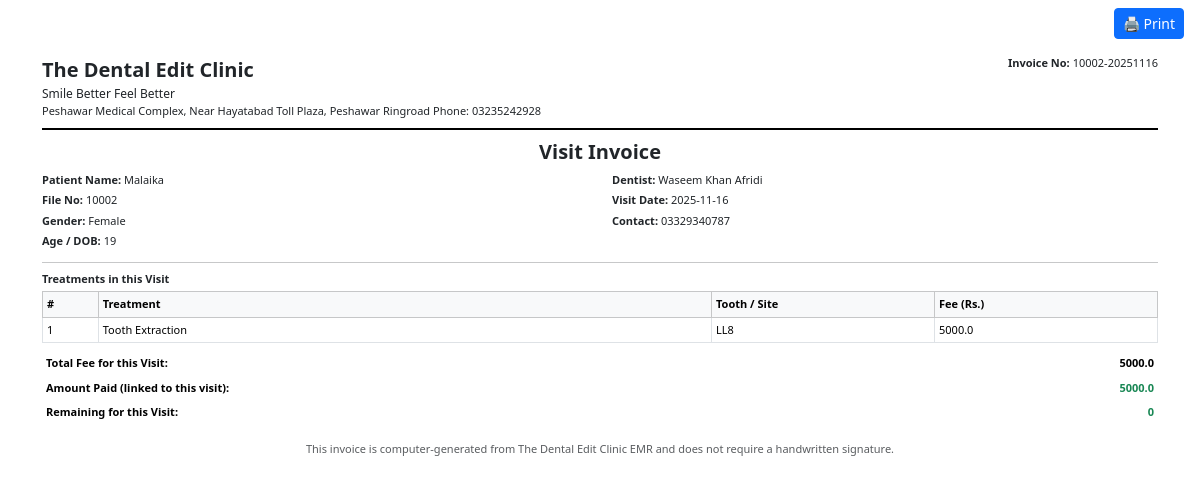
The app's page /print_visit_invoice/2 (signed in) with its own data.
### Dentaleditapp.py (models this page shows, shortened)
class Patient(db.Model):
    __tablename__ = 'patients'
    id = db.Column(db.Integer, primary_key=True)
    file_no = db.Column(db.String(50), unique=True)
    full_name = db.Column(db.String(150))
    father_or_spouse_name = db.Column(db.String(150))
    gender = db.Column(db.String(20))
    dob_or_age = db.Column(db.String(50))
    marital_status = db.Column(db.String(50))
    occupation = db.Column(db.String(100))
    contact = db.Column(db.String(50))
    email = db.Column(db.String(100))
    cnic = db.Column(db.String(20))
    address = db.Column(db.Text)
    date = db.Column(db.String(20), default=date.today().strftime("%Y-%m-%d"))
    created_by = db.Column(db.String(100))
    heart_disease = db.Column(db.String(10))
    blood_pressure = db.Column(db.String(10))
    diabetes = db.Column(db.String(10))
    asthma = db.Column(db.String(10))
    tuberculosis = db.Column(db.String(10))
    hepatitis = db.Column(db.String(10))
    bleeding_disorder = db.Column(db.String(10))
    epilepsy = db.Column(db.String(10))
    thyroid_disorder = db.Column(db.String(10))
    kidney_disease = db.Column(db.String(10))
    stomach_ulcers = db.Column(db.String(10))
    psychiatric_disorder = db.Column(db.String(10))
    medications = db.Column(db.Text)
    allergies = db.Column(db.Text)
    other_health = db.Column(db.Text)
    pregnant = db.Column(db.String(10))
    breastfeeding = db.Column(db.String(10))
    pregnancy_weeks = db.Column(db.String(20))
    surgery_history = db.Column(db.Text)
    last_dental_visit = db.Column(db.String(50))
    last_dental_reason = db.Column(db.String(50))
    treat_fillings = db.Column(db.String(10))
    treat_rct = db.Column(db.String(10))
    treat_crowns = db.Column(db.String(10))
    treat_extractions = db.Column(db.String(10))
    treat_scaling = db.Column(db.String(10))
    treat_denture = db.Column(db.String(10))
    treat_braces = db.Column(db.String(10))
    treat_implant = db.Column(db.String(10))
    treat_other = db.Column(db.String(100))
    bad_experience = db.Column(db.String(10))
    bad_experience_details = db.Column(db.Text)
    gum_bleeding = db.Column(db.String(10))
    gum_loose = db.Column(db.String(10))
    gum_badbreath = db.Column(db.String(10))
    gum_none = db.Column(db.String(10))
    sensitive_teeth = db.Column(db.String(10))
    frequent_cavities = db.Column(db.String(10))
    caries_none = db.Column(db.String(10))
    fractured_tooth = db.Column(db.String(10))
    jaw_accident = db.Column(db.String(10))
    trauma_none = db.Column(db.String(10))
    prosthesis_crown = db.Column(db.String(10))
    prosthesis_denture = db.Column(db.String(10))
    prosthesis_implant = db.Column(db.String(10))
    prosthesis_braces = db.Column(db.String(10))
    prosthesis_none = db.Column(db.String(10))
    uses_tobacco = db.Column(db.String(10))
    uses_naswar = db.Column(db.String(10))
    uses_paan = db.Column(db.String(10))
    uses_smoke = db.Column(db.String(10))
    smoking_frequency = db.Column(db.String(100))
    tmj_issue = db.Column(db.Text)
    tmj_notes = db.Column(db.Text)
    oral_hygiene = db.Column(db.Text)
    caries_risk = db.Column(db.Text)
    soft_tissue_notes = db.Column(db.Text)
    dental_notes = db.Column(db.Text)
    cases = db.relationship('Case', backref='patient', cascade="all, delete-orphan", lazy='joined')
    treatments = db.relationship('Treatment', backref='patient', cascade="all, delete-orphan", lazy='joined')
    visits = db.relationship('Visit', backref='patient', cascade="all, delete-orphan", lazy=True)

class Visit(db.Model):
    __tablename__ = 'visits'
    id = db.Column(db.Integer, primary_key=True)
    visit_date = db.Column(
        db.String(20),
        default=datetime.now().strftime("%Y-%m-%d")
    )
    patient_id = db.Column(db.Integer, db.ForeignKey('patients.id'))
    doctor_id = db.Column(db.Integer, db.ForeignKey('dentists.id'))
    chief_complaint = db.Column(db.String(255))
    acute_issue = db.Column(db.String(255))
    bp = db.Column(db.String(50))
    pregnant = db.Column(db.String(10))        # Yes / No
    pregnancy_weeks = db.Column(db.String(20))
    breastfeeding = db.Column(db.String(10))
    notes = db.Column(db.Text)
    attachment = db.Column(db.String(200))
    treatments = db.relationship(
        'Treatment',
        backref='visit',
        cascade="all, delete-orphan",
        lazy='dynamic'
    )
    prescription = db.relationship(
        'VisitPrescription',
        backref='visit',
        uselist=False,
        cascade="all, delete-orphan"
    )

class Dentist(db.Model):
    __tablename__ = 'dentists'
    id = db.Column(db.Integer, primary_key=True)
    name = db.Column(db.String(100), nullable=False)
    specialization = db.Column(db.String(100))
    contact = db.Column(db.String(50))
    email = db.Column(db.String(100))
    joined_on = db.Column(db.String(50), default=datetime.utcnow().strftime("%Y-%m-%d %H:%M"))
    treatments = db.relationship('Treatment', backref='dentist', lazy=True)
    visits = db.relationship('Visit', backref='dentist_obj', lazy=True)

class Treatment(db.Model):
    __tablename__ = 'treatments'
    id = db.Column(db.Integer, primary_key=True)
    parent_treatment_id = db.Column(
        db.Integer,
        db.ForeignKey('treatments.id'),
        nullable=True
    )
    sub_treatments = db.relationship(
        'Treatment',
        backref=db.backref('parent_treatment', remote_side='Treatment.id'),
        cascade="all, delete-orphan",
        lazy=True
    )
    treatment_category = db.Column(db.String(100))   # RCT / Extraction / Ortho / Cosmetic / etc.
    treatment_type = db.Column(db.String(150))       # Specific option selected from dropdown
    date = db.Column(db.String(20), default=datetime.now().strftime("%Y-%m-%d"))
    notes = db.Column(db.Text)                       # Auto + Manual clinical notes
    post_op = db.Column(db.Text)                     # Post-op instructions generated by script
    amount = db.Column(db.Float)                     # Treatment Fee
    next_appointment = db.Column(db.String(20))
    status = db.Column(db.String(20), default="Ongoing")
    tooth_number = db.Column(db.String(10))          # e.g. UR6, LL3, UL-A
    multi_tooth = db.Column(db.String(50))           # Bridges, Implants, Multi-site
    obturation_material = db.Column(db.String(100))
    working_length = db.Column(db.Text)
    maf = db.Column(db.Text)
    extraction_type = db.Column(db.String(100))          # Simple / Surgical
    impaction_type = db.Column(db.String(100))
    extraction_difficulty = db.Column(db.String(50))
    flap_type = db.Column(db.String(100))
    bone_removal = db.Column(db.Boolean, default=False)
    suture_type = db.Column(db.String(100))
    tooth_sectioning = db.Column(db.Boolean, default=False)
    sectioning_details = db.Column(db.String(200))
    surgical_details = db.Column(db.Text)
    ortho_details = db.Column(db.Text)
    pediatric_details = db.Column(db.Text)
    cosmetic_details = db.Column(db.Text)
    attachment = db.Column(db.String(200))             # Legacy, keep for compatibility
    doctor = db.Column(db.String(100))                 # Saved clinician name
    dentist_id = db.Column(db.Integer, db.ForeignKey('dentists.id'))
    patient_id = db.Column(db.Integer, db.ForeignKey('patients.id'))
    case_id = db.Column(db.Integer, db.ForeignKey('cases.id'))
    visit_id = db.Column(db.Integer, db.ForeignKey('visits.id'))
    followups = db.relationship(
        'FollowUp',
        backref='treatment',
        cascade="all, delete-orphan",
        lazy='joined'
    )
    related_files = db.relationship(
        'Radiograph',
        backref='treatment',
        lazy=True
    )

### Dentaleditapp.py (the view)
@app.route("/print_visit_invoice/<int:visit_id>")
def print_visit_invoice(visit_id):
    if session.get("role") not in ["doctor", "assistant", "patient"]:
        return redirect(url_for("login"))
    visit = Visit.query.get_or_404(visit_id)
    patient = visit.patient
    visit_treatments = Treatment.query.filter_by(visit_id=visit.id).all()
    treatment_ids = [t.id for t in visit_treatments]
    if treatment_ids:
        visit_payments = Payment.query.filter(Payment.treatment_id.in_(treatment_ids)) \
                                      .order_by(Payment.date.asc()).all()
    else:
        visit_payments = []
    visit_fee = sum(t.amount or 0 for t in visit_treatments)
    paid_for_visit = sum(p.amount_paid or 0 for p in visit_payments)
    remaining_for_visit = visit_fee - paid_for_visit
    return render_template(
        "print_visit_invoice.html",
        patient=patient,
        visit=visit,
        treatments=visit_treatments,
        payments=visit_payments,
        visit_fee=visit_fee,
        paid_for_visit=paid_for_visit,
        remaining_for_visit=remaining_for_visit
    )

### templates/print_visit_invoice.html (shortened to what this page needs)
<!doctype html>
<html lang="en">
<head>
  <link rel="stylesheet" href="https://cdn.jsdelivr.net/npm/bootstrap@5.3.2/dist/css/bootstrap.min.css">
</head>
<body>
<div class="no-print text-end mt-2 me-3">
  <button onclick="window.print()" class="btn btn-sm btn-primary">🖨 Print</button>
</div>
<div class="container mt-3">
  <div class="clinic-header d-flex justify-content-between">
    <div>
      <div class="clinic-name">The Dental Edit Clinic</div>
      <div class="clinic-sub">Smile Better Feel Better</div>
      <div class="clinic-sub small-text">
        Peshawar Medical Complex, Near Hayatabad Toll Plaza, Peshawar Ringroad Phone: 03235242928
      </div>
    </div>
    <div class="text-end small-text">
      <strong>Invoice No:</strong>
      {{ patient.file_no }}-{{ visit.visit_date|replace('-', '') if visit.visit_date else visit.id }}
    </div>
  </div>
  <h5 class="text-center mb-2"><strong>Visit Invoice</strong></h5>
  <div class="row small-text mb-2">
    <div class="col-6">
      <p class="mb-1"><strong>Patient Name:</strong> {{ patient.full_name }}</p>
      <p class="mb-1"><strong>File No:</strong> {{ patient.file_no }}</p>
      <p class="mb-1"><strong>Gender:</strong> {{ patient.gender or '—' }}</p>
      <p class="mb-1"><strong>Age / DOB:</strong> {{ patient.dob_or_age or '—' }}</p>
    </div>
    <div class="col-6">
      <p class="mb-1">
        <strong>Dentist:</strong>
        {% if visit.dentist_obj %}
          {{ visit.dentist_obj.name }}
        {% else %}
          {{ visit.dentist_name or '—' }}
        {% endif %}
      </p>
      <p class="mb-1"><strong>Visit Date:</strong> {{ visit.visit_date or '—' }}</p>
      <p class="mb-1"><strong>Contact:</strong> {{ patient.contact or '—' }}</p>
    </div>
  </div>
  <hr class="mt-1 mb-2">
  <div class="small-text mb-2">
    <strong>Treatments in this Visit</strong>
    {% if treatments %}
    <table class="table table-sm table-bordered mt-1 mb-1">
      <thead class="table-light">
        <tr>
          <th style="width:5%;">#</th>
          <th>Treatment</th>
          <th style="width:20%;">Tooth / Site</th>
          <th style="width:20%;">Fee (Rs.)</th>
        </tr>
      </thead>
      <tbody>
        {% for t in treatments %}
          <tr>
            <td>{{ loop.index }}</td>
            <td>{{ t.treatment_type }}</td>
            <td>{{ t.tooth_number or t.multi_tooth or '—' }}</td>
            <td>{{ t.amount or 0 }}</td>
          </tr>
        {% endfor %}
      </tbody>
    </table>
    {% else %}
      <p class="text-muted">No treatments recorded for this visit.</p>
    {% endif %}
  </div>
  <div class="row small-text mb-2">
    <div class="col-12">
      <table class="table table-sm table-borderless mb-0">
        <tr>
          <th class="text-start">Total Fee for this Visit:</th>
          <td class="text-end"><strong>{{ visit_fee or 0 }}</strong></td>
        </tr>
        <tr>
          <th class="text-start">Amount Paid (linked to this visit):</th>
          <td class="text-end text-success"><strong>{{ paid_for_visit or 0 }}</strong></td>
        </tr>
        <tr>
          <th class="text-start">Remaining for this Visit:</th>
          <td class="text-end {{ 'text-danger' if remaining_for_visit > 0 else 'text-success' }}">
            <strong>{{ remaining_for_visit or 0 }}</strong>
          </td>
        </tr>
      </table>
    </div>
  </div>
  <div class="mt-3 small-text text-muted text-center">
    This invoice is computer-generated from The Dental Edit Clinic EMR
    and does not require a handwritten signature.
  </div>
</div>
</body>
</html>

### templates/print_visit_invoice.html (style rules this page uses)
body { font-size: 13px; }
.clinic-header { border-bottom: 2px solid #000; margin-bottom: 10px; padding-bottom: 8px; }
.clinic-name { font-size: 20px; font-weight: 700; }
.clinic-sub { font-size: 12px; }
.small-text { font-size: 11px; }

### records on screen
Patient: file_no "10002", full_name "Malaika", gender "Female", dob_or_age "19", contact "03329340787"
Visit: visit_date "20251116", visit_date "2025-11-16"
Dentist: dentist_obj.name "Waseem Khan Afridi"
Treatment: treatment_type "Tooth Extraction", tooth_number "LL8", amount "5000.0"

### other values on screen
{{ visit_fee or 0 }} "5000.0"
{{ paid_for_visit or 0 }} "5000.0"
{{ remaining_for_visit or 0 }} "0"
